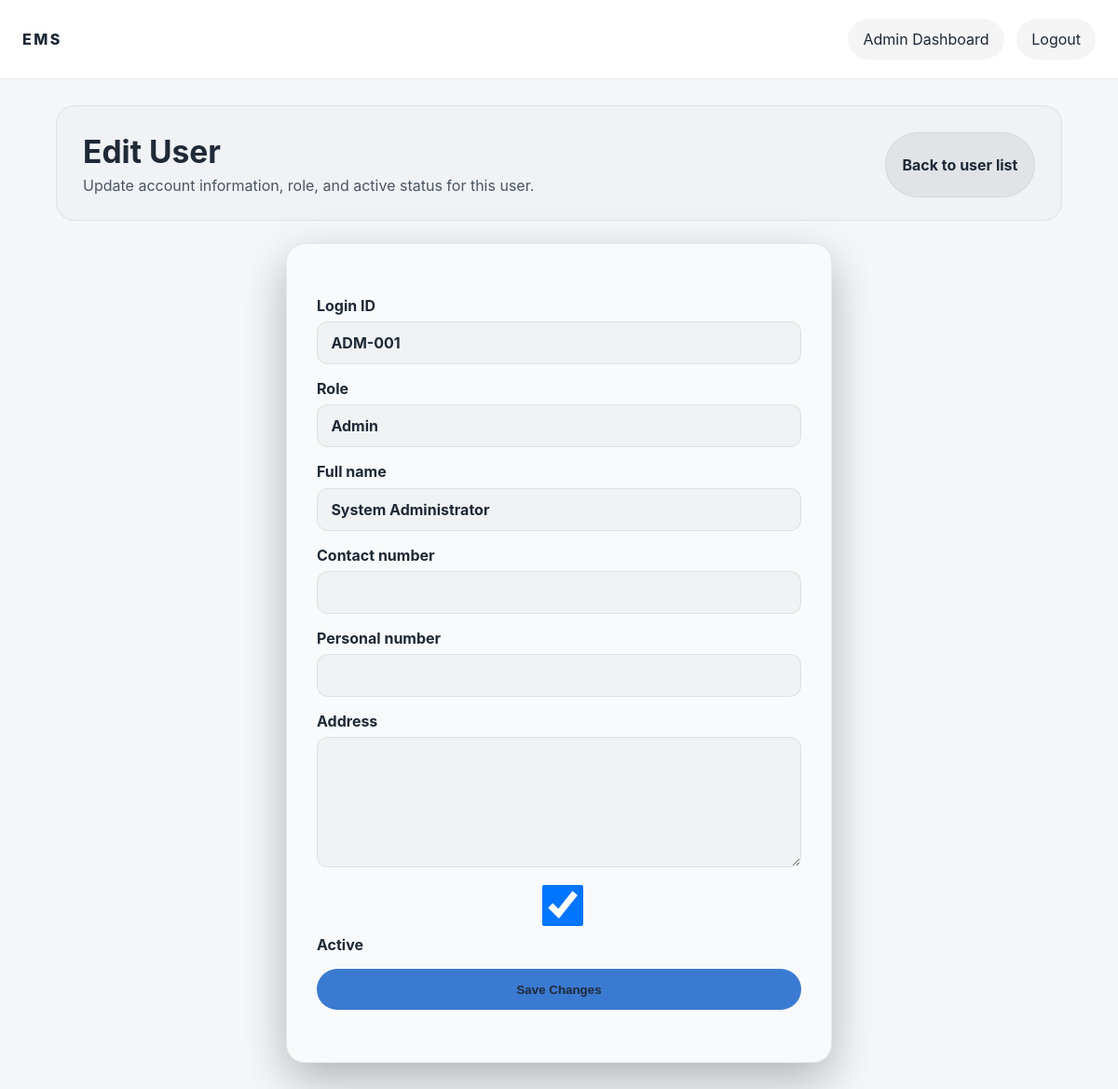
/admin/user_edit.php?id=1 (signed in), run on the app's committed database.
### tables this page shows
CREATE TABLE users (
    user_id INTEGER PRIMARY KEY AUTOINCREMENT,
    login_id TEXT NOT NULL UNIQUE,
    password_hash TEXT NOT NULL,
    role TEXT NOT NULL,
    full_name TEXT NOT NULL,
    contact_number TEXT,
    personal_number TEXT,
    address TEXT,
    created_at TEXT NOT NULL DEFAULT (datetime('now')),
    is_active INTEGER NOT NULL DEFAULT 1
);

### admin/user_edit.php (the view, shortened to what this page needs)
<?php
$userId = isset($_GET['id']) ? (int) $_GET['id'] : 0;
$pdo = get_db_connection();
$roles = ['user' => 'User', 'em' => 'EM', 'admin' => 'Admin'];
$stmt = $pdo->prepare('SELECT user_id, login_id, role, full_name, contact_number, personal_number, address, is_active FROM users WHERE user_id = ? LIMIT 1');
$stmt->execute([$userId]);
$user = $stmt->fetch();
$fullName = $user['full_name'];
$contactNumber = $user['contact_number'];
$personalNumber = $user['personal_number'];
$address = $user['address'];
$selectedRole = $user['role'];
$isActive = (int) $user['is_active'];
require_once __DIR__ . '/../includes/header.php';
?>
<section class="page-intro">
    <div>
        <h1>Edit User</h1>
        <p>Update account information, role, and active status for this user.</p>
    </div>
    <div class="page-actions">
        <a class="button button-secondary" href="/admin/users.php">Back to user list</a>
    </div>
</section>
<section class="card">
    <form method="post" action="" class="stacked-form">
        <label>
            Login ID
            <input type="text" value="<?php echo htmlspecialchars($user['login_id'], ENT_QUOTES, 'UTF-8'); ?>" disabled>
        </label>
        <label>
            Role
            <select name="role">
                <?php foreach ($roles as $value => $label): ?>
                    <option value="<?php echo htmlspecialchars($value, ENT_QUOTES, 'UTF-8'); ?>" <?php echo $selectedRole === $value ? 'selected' : ''; ?>><?php echo htmlspecialchars($label, ENT_QUOTES, 'UTF-8'); ?></option>
                <?php endforeach; ?>
            </select>
        </label>
        <label>
            Full name
            <input type="text" name="full_name" value="<?php echo htmlspecialchars($fullName, ENT_QUOTES, 'UTF-8'); ?>">
        </label>
        <label>
            Contact number
            <input type="text" name="contact_number" value="<?php echo htmlspecialchars($contactNumber, ENT_QUOTES, 'UTF-8'); ?>">
        </label>
        <label>
            Personal number
            <input type="text" name="personal_number" value="<?php echo htmlspecialchars($personalNumber, ENT_QUOTES, 'UTF-8'); ?>">
        </label>
        <label>
            Address
            <textarea name="address" rows="3"><?php echo htmlspecialchars($address, ENT_QUOTES, 'UTF-8'); ?></textarea>
        </label>
        <label class="checkbox-label">
            <input type="checkbox" name="is_active" value="1" <?php echo $isActive ? 'checked' : ''; ?>> Active
        </label>
        <button class="button button-primary" type="submit">Save Changes</button>
    </form>
</section>
<?php require_once __DIR__ . '/../includes/footer.php';

### assets/css/style.css (style rules this page uses)
:root { --color-bg: #F5F7FA; --color-surface: #FFFFFF; --color-card: #F8FAFB; --color-primary: #3B7AD1; --color-primary-variant: #5D8CE6; --color-text: #1F2937; --color-muted: #4B5563; --color-muted-2: #6B7280; --color-border: rgba(113, 128, 150, 0.15); }
body { margin: 0; font-family: 'Inter', system-ui, -apple-system, BlinkMacSystemFont, 'Segoe UI', sans-serif; color: var(--color-text); background: var(--color-bg); }
.page-intro { display: flex; flex-wrap: wrap; align-items: center; justify-content: space-between; gap: 1rem; margin-bottom: 1.5rem; padding: 1.75rem 1.75rem 1.5rem; background: rgba(0, 0, 0, 0.02); border: 1px solid var(--color-border); border-radius: 20px; }
.page-actions { display: flex; align-items: flex-start; gap: 0.75rem; }
.page-intro h1 { margin: 0 0 0.5rem; font-size: clamp(1.9rem, 2.8vw, 2.8rem); }
.page-intro p { margin: 0; color: var(--color-muted); max-width: 46rem; }
.page-actions { display: flex; align-items: center; gap: 0.75rem; }
.hero, .card { background: var(--color-card); border: 1px solid var(--color-border); border-radius: 20px; box-shadow: 0 18px 50px rgba(0, 0, 0, 0.28); }
.card { max-width: 520px; margin: 0 auto 2rem; padding: 2rem; }
.button-link, .page-actions .button-secondary { background: rgba(0, 0, 0, 0.06); color: var(--color-text); border-color: rgba(0, 0, 0, 0.06); }
h1 { margin: 0 0 1rem; font-size: clamp(2rem, 4vw, 3.25rem); line-height: 1.05; }
.button { display: inline-flex; align-items: center; justify-content: center; min-height: 44px; padding: 0.75rem 1.1rem; border-radius: 999px; border: 1px solid transparent; font-weight: 700; text-decoration: none; cursor: pointer; }
.button-primary { background: var(--color-primary); color: var(--color-text); }
.button-secondary { background: rgba(0, 0, 0, 0.06); color: var(--color-text); border-color: rgba(0, 0, 0, 0.06); }
.stacked-form { display: grid; gap: 1rem; margin: 1.5rem 0; }
.stacked-form label { display: grid; gap: 0.45rem; font-weight: 700; }
.stacked-form input, .stacked-form select, .stacked-form textarea { width: 100%; box-sizing: border-box; min-height: 44px; padding: 0.75rem 0.9rem; border-radius: 12px; border: 1px solid var(--color-border); font: inherit; background: rgba(0, 0, 0, 0.03); color: var(--color-text); }
.stacked-form select { appearance: none; -webkit-appearance: none; -moz-appearance: none; }
.stacked-form select option { color: var(--color-text); background: var(--color-surface); }
.stacked-form textarea { min-height: 140px; resize: vertical; }

### data on the page
users: login "ADM-001", role "Admin", full_name "System Administrator", is_active "☑"
